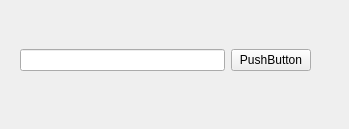
<?xml version="1.0" encoding="UTF-8"?>
<ui version="4.0">
 <class>Form</class>
 <widget class="QWidget" name="Form">
  <property name="geometry">
   <rect>
    <x>0</x>
    <y>0</y>
    <width>349</width>
    <height>129</height>
   </rect>
  </property>
  <property name="windowTitle">
   <string>Form</string>
  </property>
  <widget class="QWidget" name="horizontalLayoutWidget">
   <property name="geometry">
    <rect>
     <x>20</x>
     <y>10</y>
     <width>291</width>
     <height>101</height>
    </rect>
   </property>
   <layout class="QHBoxLayout" name="horizontalLayout">
    <item>
     <widget class="QLineEdit" name="price"/>
    </item>
    <item>
     <widget class="QPushButton" name="btn">
      <property name="text">
       <string>PushButton</string>
      </property>
     </widget>
    </item>
   </layout>
  </widget>
 </widget>
 <resources/>
 <connections/>
</ui>
